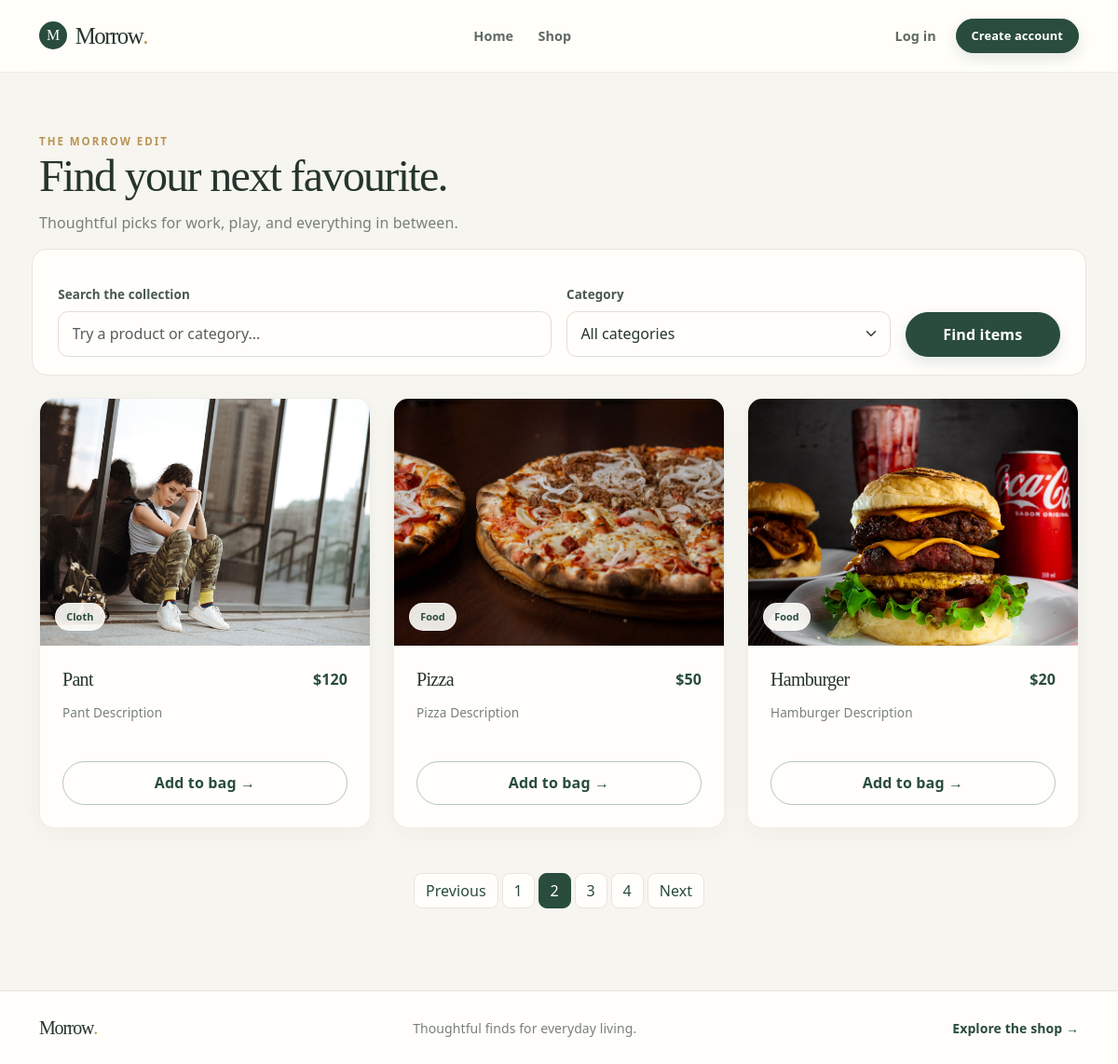
Page /shop/?get_page_num=2&user_select_category=&user_input_search= on the committed database.
### apps/products/models.py (models this page shows, shortened)
class ProductModel(models.Model):
    title = models.CharField(max_length = 255)
    price = models.IntegerField()
    qty = models.IntegerField()
    image = models.ImageField(upload_to="products/", blank=True, null=True)
    description = models.TextField()
    category = models.ForeignKey(CategoryModel, on_delete=models.SET_NULL, blank=True, null=True)
    created_at = models.DateTimeField(auto_now_add = True)
    updated_at = models.DateTimeField(auto_now = True)

### apps/categories/models.py (models this page shows)
class CategoryModel(models.Model):
    name = models.CharField(max_length = 255)
    created_at = models.DateTimeField(auto_now_add = True)
    updated_at = models.DateTimeField(auto_now = True)
    def __str__(self):
        return self.name

### views/page_views.py (the view)
# urls.py: path("shop/",  page_views.shop, name="shop"),
def shop(request):
    products = ProductModel.objects.all()
    category_data = CategoryModel.objects.all()
    category_id = request.GET.get("user_select_category", "")
    search = request.GET.get("user_input_search", "").strip()
    if search:
        products = products.filter(Q(title__icontains=search)|Q(description__icontains=search)|Q(category__name__icontains=search))
    if category_id:
        products = products.filter(category_id = category_id)
    paginator = Paginator(products, 3)
    page_number = request.GET.get("get_page_num")
    product_page = paginator.get_page(page_number)
    product_data = {
            "product_key" : product_page,
            "category_key" : category_data,
            "selected_category" : category_id,
            "search_kw" : search
        }
    return render(request, "shop.html", product_data)

### templates/shop.html (shortened to what this page needs)
{% extends "layouts/base.html" %}
{% load static %}
{% load humanize %}
{% block body %}
<main class="container page-shell">
    <section class="page-heading shop-heading">
        <span class="eyebrow">The Morrow edit</span>
        <h1 class="section-title">Find your next favourite.</h1>
        <p class="text-muted mb-0">Thoughtful picks for work, play, and everything in between.</p>
    </section>
    <form method="get" class="filter-panel row g-2 g-md-3 align-items-end mb-4">
        <div class="col-12 col-md-6">
            <label class="form-label" for="productSearch">Search the collection</label>
            <input id="productSearch" type="search" placeholder="Try a product or category..." class="form-control" name="user_input_search" value="{{search_kw}}">
        </div>
        <div class="col-8 col-md-4">
            <label class="form-label" for="productCategory">Category</label>
            <select id="productCategory" class="form-select" name="user_select_category">
                <option value="">All categories</option>
            </select>
        </div>
        <div class="col-4 col-md-2 d-grid"><button class="btn btn-brand" type="submit">Find items</button></div>
    </form>
    <div class="row row-cols-1 row-cols-sm-2 row-cols-lg-3 g-4">
        {% for i in product_key %}
        <div class="col">
            <article class="card product-card h-100">
                <div class="product-image-wrap">
                    {% if i.image %}
                    <img src="{{i.image.url}}" class="card-img-top product-image" alt="{{i.title}}">
                    {% else %}
                    <img src="{% static 'images/default_product_image.jpg' %}" class="card-img-top product-image" alt="{{i.title}}">{% endif %}
                    {% if i.category %}
                    <span class="product-category">{{i.category}}</span>
                    {% endif %}
                </div>
                <div class="card-body d-flex flex-column p-4">
                    <div class="d-flex justify-content-between align-items-start gap-3">
                        <h2 class="card-title product-title">{{i.title}}</h2>
                        <span class="product-price">${{i.price|intcomma}}</span>
                    </div>
                    <p class="product-description text-muted">{{i.description|truncatewords:16}}</p>
                    <a href="{% url 'add_to_cart' i.id %}" class="btn btn-outline-brand mt-auto">Add to bag <span aria-hidden="true">→</span></a>
                </div>
            </article>
        </div>
        {% endfor %}
    </div>
    {% if product_key.paginator.num_pages > 1 %}
    <nav aria-label="Page navigation" class="d-flex justify-content-center mt-5">
        <ul class="pagination">
            {% if product_key.has_previous %}
            <li class="page-item"><a class="page-link" href="?get_page_num={{product_key.previous_page_number}}&user_select_category={{selected_category}}&user_input_search={{search_kw}}">Previous</a></li>
            {% endif %}
            {% for page_num in product_key.paginator.page_range %}
            <li class="page-item {% if product_key.number == page_num %}active{% endif %}"><a class="page-link" href="?get_page_num={{page_num}}&user_select_category={{selected_category}}&user_input_search={{search_kw}}" {% if product_key.number == page_num %}aria-current="page"{% endif %}>{{page_num}}</a></li>
            {% endfor %}
            {% if product_key.has_next %}
            <li class="page-item"><a class="page-link" href="?get_page_num={{product_key.next_page_number}}&user_select_category={{selected_category}}&user_input_search={{search_kw}}">Next</a></li>
            {% endif %}
        </ul>
    </nav>
    {% endif %}
</main>
{% endblock %}

### templates/layouts/base.html (shortened to what this page needs)
{% load static %}
<!DOCTYPE html>
<html lang="en">
{% load pwa %}
<head>
    <link rel="stylesheet" href="{% static 'css/bootstrap.min.css' %}">
    <link rel="stylesheet" href="{% static 'css/site.css' %}">
</head>
<body>
    {% include "layouts/header.html" %}
    <div class="toast-container position-fixed top-0 end-0 p-3">
    </div>
    {% block body %} {% endblock %}
    {% include "layouts/footer.html" %}
</body>
</html>

### templates/layouts/header.html (shortened to what this page needs)
<nav class="navbar navbar-expand-lg site-navbar sticky-top">
    <div class="container">
        <a class="navbar-brand" href="{% url 'index' %}">
            <span class="brand-mark">M</span> Morrow<span class="brand-period">.</span>
        </a>
        <div class="collapse navbar-collapse" id="siteNavigation">
            <ul class="navbar-nav mx-auto align-items-lg-center">
                <li class="nav-item">
                    <a class="nav-link" href="{% url 'index' %}">Home</a>
                </li>
                <li class="nav-item">
                    <a class="nav-link" href="{% url 'shop' %}">Shop</a>
                </li>
            </ul>
            <div class="navbar-actions d-flex align-items-center gap-2">
                {% if user.is_authenticated %}
                <a class="nav-link cart-link" href="{% url 'cart' %}">Cart</a>
                <div class="dropdown">
                    <button class="btn btn-outline-brand dropdown-toggle" type="button" data-bs-toggle="dropdown" aria-expanded="false">{{user.username}}</button>
                    <ul class="dropdown-menu dropdown-menu-end">
                        <li><span class="dropdown-item-text small text-muted">Signed in</span></li>
                        <li><a class="dropdown-item" href="{% url 'logout' %}">Log out</a></li>
                    </ul>
                </div>
                {% else %}
                <a class="nav-link" href="{% url 'ul' %}">Log in</a>
                <a class="btn btn-brand btn-sm px-3" href="{% url 'ur' %}">Create account</a>
                {% endif %}
            </div>
        </div>
    </div>
</nav>

### templates/layouts/footer.html
<footer class="site-footer mt-auto">
    <div class="container py-4 d-flex flex-column flex-md-row justify-content-between align-items-center gap-2">
        <a class="footer-brand" href="{% url 'index' %}">Morrow<span class="brand-period">.</span></a>
        <p class="mb-0 small">Thoughtful finds for everyday living.</p>
        <a class="small footer-link" href="{% url 'shop' %}">Explore the shop <span aria-hidden="true">→</span></a>
    </div>
</footer>

### rows in the picture
ProductModel: image (picture), category "Cloth", title "Pant", price "120", description "Pant Description"
ProductModel: image (picture), category "Food", title "Pizza", price "50", description "Pizza Description"
ProductModel: image (picture), category "Food", title "Hamburger", price "20", description "Hamburger Description"

### other values in the picture
{{ page_num }} "1" "2" "3" "4"
